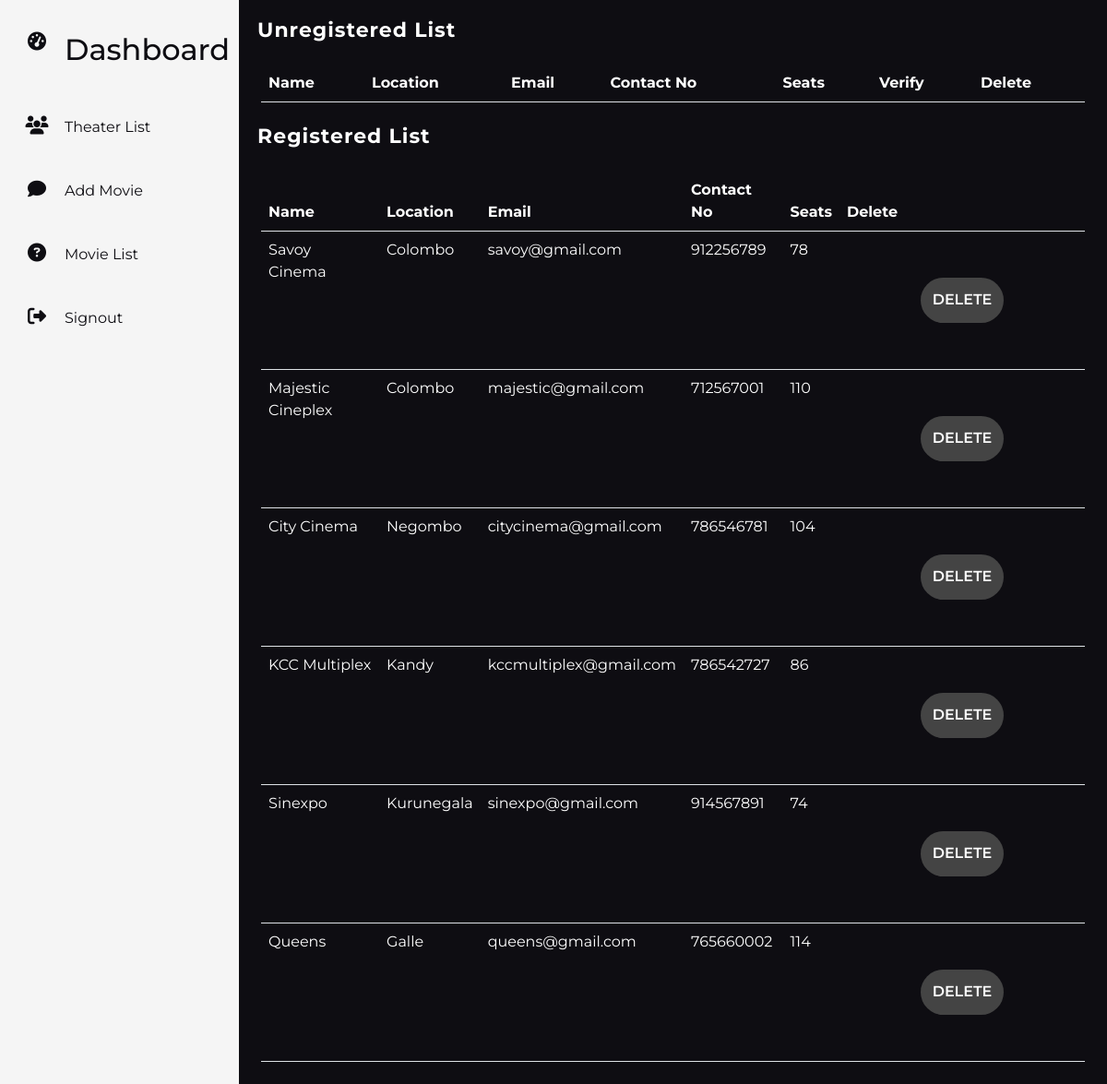
Screenshot of /views/dashboard/theaterList.php (signed in) with the database file from the repository.
### tables this page shows
CREATE TABLE `theater_owner` (
  `theater_id` int(50) NOT NULL,
  `theater_name` varchar(50) NOT NULL,
  `email` varchar(50) NOT NULL,
  `password` varchar(255) NOT NULL,
  `location` text NOT NULL,
  `contact_no` int(10) NOT NULL,
  `no_balcony_seats` int(5) NOT NULL,
  `no_odc_seats` int(5) NOT NULL,
  `no_of_box` int(5) NOT NULL,
  `open_time` datetime NOT NULL,
  `type` int(2) NOT NULL DEFAULT 2,
  `isReg` tinyint(4) NOT NULL DEFAULT 0
);

### controllers/theaterRegController.php (called while the page is built, shortened)
<?php
require_once('connection.php');
$sql = "SELECT * FROM theater_owner";
$theater = mysqli_query($connection,$sql);
if($theater) {
    $theaterList = mysqli_fetch_all($theater,MYSQLI_ASSOC);
}
else {
    echo "Database Query Failed";
}
?>

### views/dashboard/theaterList.php (the view, shortened to what this page needs)
<?php
    include('../../controllers/theaterRegController.php');
    ?>
<!DOCTYPE html>
<html lang="en">
<head>
    <link rel="stylesheet" href="https://cdnjs.cloudflare.com/ajax/libs/font-awesome/4.7.0/css/font-awesome.min.css">
    <link href="https://cdn.jsdelivr.net/npm/bootstrap@5.2.0-beta1/dist/css/bootstrap.min.css" rel="stylesheet"
>
    <link rel="stylesheet" href="../css/style.css">
    <link rel="stylesheet" type="text/css" href="../../css/dashboard.css" />
</head>
<body>
    <div class="dashcontainer">
        <?php include '../inc/sidebar.php' ?>
        <div class="main">
            <h1>Unregistered List </h1>
            <div class="include m-4">
                <table class="table text-white ">
                    <thead>
                        <tr>
                            <th scope="col">Name</th>
                            <th scope="col">Location</th>
                            <th scope="col">Email</th>
                            <th scope="col">Contact No</th>
                            <th scope="col">Seats</th>
                            <th scope="col">Verify</th>
                            <th scope="col">Delete</th>
                        </tr>
                    </thead>
                </table>
            </div>
            <h1>Registered List </h1>
            <div class="include m-4">
                <table class="table text-white ">
                    <thead>
                        <tr>
                            <th scope="col">Name</th>
                            <th scope="col">Location</th>
                            <th scope="col">Email</th>
                            <th scope="col">Contact No</th>
                            <th scope="col">Seats</th>
                            <th scope="col">Delete</th>
                        </tr>
                    </thead>
                    <tbody>
                        <?php foreach($theaterList as $key=>$value):  ?>
                        <?php if($value['isReg'] == 1):  ?>
                        <tr>
                            <td> <?php echo $value['theater_name']; ?>
                            </td>
                            <td> <?php echo $value['location']; ?>
                            </td>
                            <td> <?php echo $value['email']; ?>
                            </td>
                            <td> <?php echo $value['contact_no']; ?>
                            </td>
                            <td>
                                <?php echo $value['no_balcony_seats']+ $value['no_of_box'] + $value['no_odc_seats']; ?>
                            </td>
                            <td>
                                <form action="" method="post" class="">
                                    <input type="submit" name="delTht" class="btn btn-danger text-uppercase "
                                        style="width: 90px;" value="Delete">
                                </form>
                            </td>
                        </tr>
                        <?php endif; ?>
                        <?php endforeach; ?>
                    </tbody>
                </table>
            </div>
        </div>
    </div>
</body>
</html>

### css/style.css (style rules this page uses)
* { margin: 0; padding: 0; box-sizing: border-box; }
form { display: flex; align-items: center; justify-content: center; flex-direction: column; padding: 2rem 5rem; overflow: hidden; }
.btn { width: 150px; background-color: #444; border: none; outline: none; height: 49px; border-radius: 49px; color: #fff; text-transform: uppercase; font-weight: 600; margin: 10px 0; cursor: pointer; transition: 0.5s; }

### css/dashboard.css (style rules this page uses)
* { margin: 0; padding: 0; box-sizing: border-box; font-family: 'Montserrat', sans-serif; }
body { overflow-x: hidden; }
.dashcontainer { width: 100%; display: flex; flex-direction: row; justify-content: flex-start; background: #f5f5f5; transition: 0.5s; overflow: hidden; }
.main { width: 1219px; min-height: 100vh; transition: 0.5s; background: #0e0d12; }
.main h1 { margin-top: 20px; margin-left: 20px; font-size: 22px; letter-spacing: 1px; font-weight: 700; color: #fff; }

### rows the page displays
theater_owner: theater_name "Savoy Cinema", location "Colombo", email "savoy@gmail.com", contact_no "912256789", $value['no_balcony_seats']+ $value['no_of_box'] + $value['no_odc_seats'] "78"
theater_owner: theater_name "Majestic Cineplex", location "Colombo", email "majestic@gmail.com", contact_no "712567001", $value['no_balcony_seats']+ $value['no_of_box'] + $value['no_odc_seats'] "110"
theater_owner: theater_name "City Cinema", location "Negombo", email "citycinema@gmail.com", contact_no "786546781", $value['no_balcony_seats']+ $value['no_of_box'] + $value['no_odc_seats'] "104"
theater_owner: theater_name "KCC Multiplex", location "Kandy", email "kccmultiplex@gmail.com", contact_no "786542727", $value['no_balcony_seats']+ $value['no_of_box'] + $value['no_odc_seats'] "86"
theater_owner: theater_name "Sinexpo", location "Kurunegala", email "sinexpo@gmail.com", contact_no "914567891", $value['no_balcony_seats']+ $value['no_of_box'] + $value['no_odc_seats'] "74"
theater_owner: theater_name "Queens", location "Galle", email "queens@gmail.com", contact_no "765660002", $value['no_balcony_seats']+ $value['no_of_box'] + $value['no_odc_seats'] "114"
